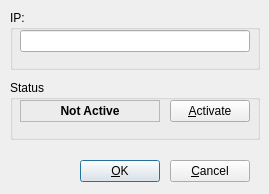
<?xml version="1.0" encoding="UTF-8"?>
<ui version="4.0">
 <class>UI_ConfigureArtNetOut</class>
 <widget class="QDialog" name="UI_ConfigureArtNetOut">
  <property name="geometry">
   <rect>
    <x>0</x>
    <y>0</y>
    <width>269</width>
    <height>194</height>
   </rect>
  </property>
  <property name="windowTitle">
   <string>Configure ArtNet Plugin</string>
  </property>
  <widget class="QGroupBox" name="m_deviceGroup">
   <property name="geometry">
    <rect>
     <x>10</x>
     <y>10</y>
     <width>250</width>
     <height>60</height>
    </rect>
   </property>
   <property name="title">
    <string>IP:</string>
   </property>
   <widget class="QLineEdit" name="m_deviceEdit">
    <property name="geometry">
     <rect>
      <x>10</x>
      <y>20</y>
      <width>230</width>
      <height>22</height>
     </rect>
    </property>
    <property name="toolTip">
     <string>The IP Address to bind to, empty will use the first non-loopback address</string>
    </property>
   </widget>
  </widget>
  <widget class="QGroupBox" name="m_statusGroup">
   <property name="geometry">
    <rect>
     <x>10</x>
     <y>80</y>
     <width>250</width>
     <height>60</height>
    </rect>
   </property>
   <property name="title">
    <string>Status</string>
   </property>
   <widget class="QLabel" name="m_statusLabel">
    <property name="geometry">
     <rect>
      <x>10</x>
      <y>20</y>
      <width>140</width>
      <height>22</height>
     </rect>
    </property>
    <property name="font">
     <font>
      <weight>75</weight>
      <bold>true</bold>
     </font>
    </property>
    <property name="frameShape">
     <enum>QFrame::StyledPanel</enum>
    </property>
    <property name="frameShadow">
     <enum>QFrame::Sunken</enum>
    </property>
    <property name="text">
     <string>Not Active</string>
    </property>
    <property name="alignment">
     <set>Qt::AlignCenter</set>
    </property>
    <property name="wordWrap">
     <bool>false</bool>
    </property>
   </widget>
   <widget class="QPushButton" name="m_activate">
    <property name="geometry">
     <rect>
      <x>160</x>
      <y>20</y>
      <width>80</width>
      <height>22</height>
     </rect>
    </property>
    <property name="toolTip">
     <string>Activate the interface. Pressing this button also saves settings.</string>
    </property>
    <property name="text">
     <string>&amp;Activate</string>
    </property>
   </widget>
  </widget>
  <widget class="QPushButton" name="m_ok">
   <property name="geometry">
    <rect>
     <x>80</x>
     <y>160</y>
     <width>80</width>
     <height>22</height>
    </rect>
   </property>
   <property name="text">
    <string>&amp;OK</string>
   </property>
   <property name="default">
    <bool>true</bool>
   </property>
  </widget>
  <widget class="QPushButton" name="m_cancel">
   <property name="geometry">
    <rect>
     <x>170</x>
     <y>160</y>
     <width>80</width>
     <height>22</height>
    </rect>
   </property>
   <property name="text">
    <string>&amp;Cancel</string>
   </property>
  </widget>
 </widget>
 <layoutdefault spacing="6" margin="11"/>
 <pixmapfunction>qPixmapFromMimeSource</pixmapfunction>
 <tabstops>
  <tabstop>m_cancel</tabstop>
  <tabstop>m_deviceEdit</tabstop>
  <tabstop>m_activate</tabstop>
  <tabstop>m_ok</tabstop>
 </tabstops>
 <resources/>
 <connections>
  <connection>
   <sender>m_cancel</sender>
   <signal>clicked()</signal>
   <receiver>UI_ConfigureArtNetOut</receiver>
   <slot>reject()</slot>
   <hints>
    <hint type="sourcelabel">
     <x>20</x>
     <y>20</y>
    </hint>
    <hint type="destinationlabel">
     <x>20</x>
     <y>20</y>
    </hint>
   </hints>
  </connection>
  <connection>
   <sender>m_ok</sender>
   <signal>clicked()</signal>
   <receiver>UI_ConfigureArtNetOut</receiver>
   <slot>accept()</slot>
   <hints>
    <hint type="sourcelabel">
     <x>20</x>
     <y>20</y>
    </hint>
    <hint type="destinationlabel">
     <x>20</x>
     <y>20</y>
    </hint>
   </hints>
  </connection>
  <connection>
   <sender>m_activate</sender>
   <signal>clicked()</signal>
   <receiver>UI_ConfigureArtNetOut</receiver>
   <slot>slotActivateClicked()</slot>
   <hints>
    <hint type="sourcelabel">
     <x>20</x>
     <y>20</y>
    </hint>
    <hint type="destinationlabel">
     <x>20</x>
     <y>20</y>
    </hint>
   </hints>
  </connection>
 </connections>
</ui>
